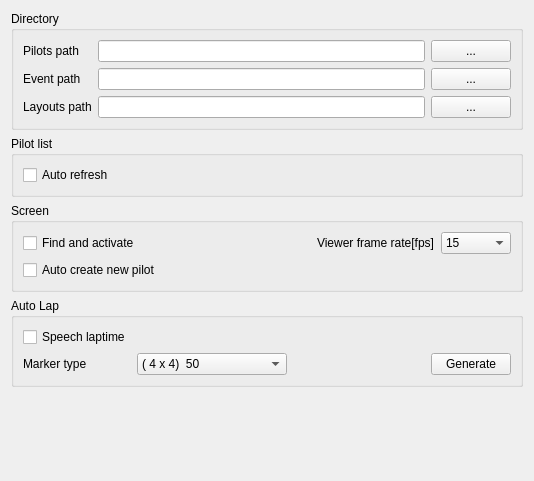
<?xml version="1.0" encoding="UTF-8"?>
<ui version="4.0">
 <class>PreferenceView</class>
 <widget class="QWidget" name="PreferenceView">
  <property name="geometry">
   <rect>
    <x>0</x>
    <y>0</y>
    <width>534</width>
    <height>481</height>
   </rect>
  </property>
  <property name="windowTitle">
   <string>Form</string>
  </property>
  <layout class="QVBoxLayout" name="verticalLayout">
   <item>
    <widget class="QGroupBox" name="p_group_directory">
     <property name="title">
      <string>Directory</string>
     </property>
     <layout class="QGridLayout" name="gridLayout_2">
      <item row="0" column="0">
       <widget class="QLabel" name="p_label_pilotdir">
        <property name="text">
         <string>Pilots path</string>
        </property>
       </widget>
      </item>
      <item row="0" column="1">
       <widget class="QLineEdit" name="p_pilotdir"/>
      </item>
      <item row="0" column="2">
       <widget class="QPushButton" name="p_open_piltdir_dialog">
        <property name="minimumSize">
         <size>
          <width>30</width>
          <height>0</height>
         </size>
        </property>
        <property name="text">
         <string>...</string>
        </property>
       </widget>
      </item>
      <item row="1" column="0">
       <widget class="QLabel" name="p_label_eventdir">
        <property name="text">
         <string>Event path</string>
        </property>
       </widget>
      </item>
      <item row="1" column="1">
       <widget class="QLineEdit" name="p_eventdir"/>
      </item>
      <item row="1" column="2">
       <widget class="QPushButton" name="p_open_eventdir_dialog">
        <property name="minimumSize">
         <size>
          <width>30</width>
          <height>0</height>
         </size>
        </property>
        <property name="text">
         <string>...</string>
        </property>
       </widget>
      </item>
      <item row="2" column="0">
       <widget class="QLabel" name="p_label_layoutdir">
        <property name="text">
         <string>Layouts path</string>
        </property>
       </widget>
      </item>
      <item row="2" column="1">
       <widget class="QLineEdit" name="p_layoutdir"/>
      </item>
      <item row="2" column="2">
       <widget class="QPushButton" name="p_open_layoutdir_dialog">
        <property name="minimumSize">
         <size>
          <width>30</width>
          <height>0</height>
         </size>
        </property>
        <property name="text">
         <string>...</string>
        </property>
       </widget>
      </item>
     </layout>
    </widget>
   </item>
   <item>
    <widget class="QGroupBox" name="p_group_pilot_list">
     <property name="title">
      <string>Pilot list</string>
     </property>
     <layout class="QGridLayout" name="gridLayout">
      <item row="0" column="0">
       <widget class="QCheckBox" name="p_pilot_list_auto_refresh">
        <property name="text">
         <string>Auto refresh</string>
        </property>
       </widget>
      </item>
     </layout>
    </widget>
   </item>
   <item>
    <widget class="QGroupBox" name="p_group_screen">
     <property name="title">
      <string>Screen</string>
     </property>
     <layout class="QGridLayout" name="gridLayout_3">
      <item row="1" column="0">
       <widget class="QCheckBox" name="p_auto_create_unknown_pilot">
        <property name="text">
         <string>Auto create new pilot</string>
        </property>
       </widget>
      </item>
      <item row="0" column="2">
       <layout class="QHBoxLayout" name="horizontalLayout">
        <item>
         <widget class="QLabel" name="p_label_viewer_fps">
          <property name="text">
           <string>Viewer frame rate[fps]</string>
          </property>
         </widget>
        </item>
        <item>
         <widget class="QComboBox" name="p_viewer_fps">
          <property name="minimumSize">
           <size>
            <width>70</width>
            <height>0</height>
           </size>
          </property>
          <property name="currentText">
           <string>15</string>
          </property>
          <item>
           <property name="text">
            <string>15</string>
           </property>
          </item>
          <item>
           <property name="text">
            <string>20</string>
           </property>
          </item>
          <item>
           <property name="text">
            <string>30</string>
           </property>
          </item>
          <item>
           <property name="text">
            <string>60</string>
           </property>
          </item>
         </widget>
        </item>
       </layout>
      </item>
      <item row="0" column="0">
       <widget class="QCheckBox" name="p_camera_find_and_activate">
        <property name="text">
         <string>Find and activate</string>
        </property>
       </widget>
      </item>
      <item row="0" column="1">
       <spacer name="horizontalSpacer">
        <property name="orientation">
         <enum>Qt::Horizontal</enum>
        </property>
        <property name="sizeHint" stdset="0">
         <size>
          <width>40</width>
          <height>20</height>
         </size>
        </property>
       </spacer>
      </item>
     </layout>
    </widget>
   </item>
   <item>
    <widget class="QGroupBox" name="p_group_ecognition">
     <property name="title">
      <string>Auto Lap </string>
     </property>
     <layout class="QGridLayout" name="gridLayout_4">
      <item row="1" column="2">
       <widget class="QComboBox" name="p_armarker_type">
        <property name="minimumSize">
         <size>
          <width>150</width>
          <height>0</height>
         </size>
        </property>
        <item>
         <property name="text">
          <string>( 4 x 4)  50</string>
         </property>
        </item>
        <item>
         <property name="text">
          <string>( 4 x 4) 100</string>
         </property>
        </item>
        <item>
         <property name="text">
          <string>( 4 x 4) 250</string>
         </property>
        </item>
       </widget>
      </item>
      <item row="1" column="3">
       <spacer name="horizontalSpacer_3">
        <property name="orientation">
         <enum>Qt::Horizontal</enum>
        </property>
        <property name="sizeHint" stdset="0">
         <size>
          <width>40</width>
          <height>20</height>
         </size>
        </property>
       </spacer>
      </item>
      <item row="1" column="0">
       <widget class="QLabel" name="p_label_armarker_type">
        <property name="minimumSize">
         <size>
          <width>0</width>
          <height>0</height>
         </size>
        </property>
        <property name="text">
         <string>Marker type</string>
        </property>
       </widget>
      </item>
      <item row="1" column="4">
       <widget class="QPushButton" name="p_armarker_generate">
        <property name="maximumSize">
         <size>
          <width>200</width>
          <height>16777215</height>
         </size>
        </property>
        <property name="text">
         <string>Generate</string>
        </property>
       </widget>
      </item>
      <item row="0" column="0">
       <widget class="QCheckBox" name="p_speech_laptime">
        <property name="text">
         <string>Speech laptime</string>
        </property>
       </widget>
      </item>
     </layout>
    </widget>
   </item>
   <item>
    <spacer name="verticalSpacer">
     <property name="orientation">
      <enum>Qt::Vertical</enum>
     </property>
     <property name="sizeHint" stdset="0">
      <size>
       <width>20</width>
       <height>40</height>
      </size>
     </property>
    </spacer>
   </item>
  </layout>
 </widget>
 <resources/>
 <connections>
  <connection>
   <sender>p_open_eventdir_dialog</sender>
   <signal>clicked()</signal>
   <receiver>PreferenceView</receiver>
   <slot>openEventDir()</slot>
   <hints>
    <hint type="sourcelabel">
     <x>514</x>
     <y>87</y>
    </hint>
    <hint type="destinationlabel">
     <x>199</x>
     <y>149</y>
    </hint>
   </hints>
  </connection>
  <connection>
   <sender>p_open_layoutdir_dialog</sender>
   <signal>clicked()</signal>
   <receiver>PreferenceView</receiver>
   <slot>openLayoutDir()</slot>
   <hints>
    <hint type="sourcelabel">
     <x>514</x>
     <y>122</y>
    </hint>
    <hint type="destinationlabel">
     <x>199</x>
     <y>149</y>
    </hint>
   </hints>
  </connection>
  <connection>
   <sender>p_open_piltdir_dialog</sender>
   <signal>clicked()</signal>
   <receiver>PreferenceView</receiver>
   <slot>openPilotDir()</slot>
   <hints>
    <hint type="sourcelabel">
     <x>514</x>
     <y>52</y>
    </hint>
    <hint type="destinationlabel">
     <x>199</x>
     <y>149</y>
    </hint>
   </hints>
  </connection>
  <connection>
   <sender>p_eventdir</sender>
   <signal>editingFinished()</signal>
   <receiver>PreferenceView</receiver>
   <slot>finishedEventDirEditing()</slot>
   <hints>
    <hint type="sourcelabel">
     <x>285</x>
     <y>70</y>
    </hint>
    <hint type="destinationlabel">
     <x>266</x>
     <y>240</y>
    </hint>
   </hints>
  </connection>
  <connection>
   <sender>p_layoutdir</sender>
   <signal>editingFinished()</signal>
   <receiver>PreferenceView</receiver>
   <slot>finishedLayoutDirEditing()</slot>
   <hints>
    <hint type="sourcelabel">
     <x>285</x>
     <y>105</y>
    </hint>
    <hint type="destinationlabel">
     <x>266</x>
     <y>240</y>
    </hint>
   </hints>
  </connection>
  <connection>
   <sender>p_pilotdir</sender>
   <signal>editingFinished()</signal>
   <receiver>PreferenceView</receiver>
   <slot>finishedPilotDirEditing()</slot>
   <hints>
    <hint type="sourcelabel">
     <x>285</x>
     <y>35</y>
    </hint>
    <hint type="destinationlabel">
     <x>266</x>
     <y>240</y>
    </hint>
   </hints>
  </connection>
  <connection>
   <sender>p_pilot_list_auto_refresh</sender>
   <signal>stateChanged(int)</signal>
   <receiver>PreferenceView</receiver>
   <slot>stateChanged(int)</slot>
   <hints>
    <hint type="sourcelabel">
     <x>270</x>
     <y>179</y>
    </hint>
    <hint type="destinationlabel">
     <x>266</x>
     <y>240</y>
    </hint>
   </hints>
  </connection>
  <connection>
   <sender>p_camera_find_and_activate</sender>
   <signal>stateChanged(int)</signal>
   <receiver>PreferenceView</receiver>
   <slot>stateChanged(int)</slot>
   <hints>
    <hint type="sourcelabel">
     <x>270</x>
     <y>241</y>
    </hint>
    <hint type="destinationlabel">
     <x>266</x>
     <y>240</y>
    </hint>
   </hints>
  </connection>
  <connection>
   <sender>p_auto_create_unknown_pilot</sender>
   <signal>stateChanged(int)</signal>
   <receiver>PreferenceView</receiver>
   <slot>stateChanged(int)</slot>
   <hints>
    <hint type="sourcelabel">
     <x>270</x>
     <y>262</y>
    </hint>
    <hint type="destinationlabel">
     <x>266</x>
     <y>240</y>
    </hint>
   </hints>
  </connection>
  <connection>
   <sender>p_viewer_fps</sender>
   <signal>currentTextChanged(QString)</signal>
   <receiver>PreferenceView</receiver>
   <slot>comboBoxChanged(QString)</slot>
   <hints>
    <hint type="sourcelabel">
     <x>461</x>
     <y>250</y>
    </hint>
    <hint type="destinationlabel">
     <x>266</x>
     <y>240</y>
    </hint>
   </hints>
  </connection>
  <connection>
   <sender>p_armarker_type</sender>
   <signal>currentTextChanged(QString)</signal>
   <receiver>PreferenceView</receiver>
   <slot>comboBoxChanged(QString)</slot>
   <hints>
    <hint type="sourcelabel">
     <x>151</x>
     <y>352</y>
    </hint>
    <hint type="destinationlabel">
     <x>266</x>
     <y>240</y>
    </hint>
   </hints>
  </connection>
  <connection>
   <sender>p_armarker_generate</sender>
   <signal>clicked()</signal>
   <receiver>PreferenceView</receiver>
   <slot>generateARMarkers()</slot>
   <hints>
    <hint type="sourcelabel">
     <x>463</x>
     <y>353</y>
    </hint>
    <hint type="destinationlabel">
     <x>266</x>
     <y>240</y>
    </hint>
   </hints>
  </connection>
  <connection>
   <sender>p_speech_laptime</sender>
   <signal>stateChanged(int)</signal>
   <receiver>PreferenceView</receiver>
   <slot>stateChanged(int)</slot>
   <hints>
    <hint type="sourcelabel">
     <x>84</x>
     <y>345</y>
    </hint>
    <hint type="destinationlabel">
     <x>266</x>
     <y>240</y>
    </hint>
   </hints>
  </connection>
 </connections>
 <slots>
  <slot>openEventDir()</slot>
  <slot>openLayoutDir()</slot>
  <slot>openPilotDir()</slot>
  <slot>finishedEventDirEditing()</slot>
  <slot>finishedLayoutDirEditing()</slot>
  <slot>finishedPilotDirEditing()</slot>
  <slot>stateChanged(int)</slot>
  <slot>comboBoxChanged(QString)</slot>
  <slot>generateARMarkers()</slot>
 </slots>
</ui>
